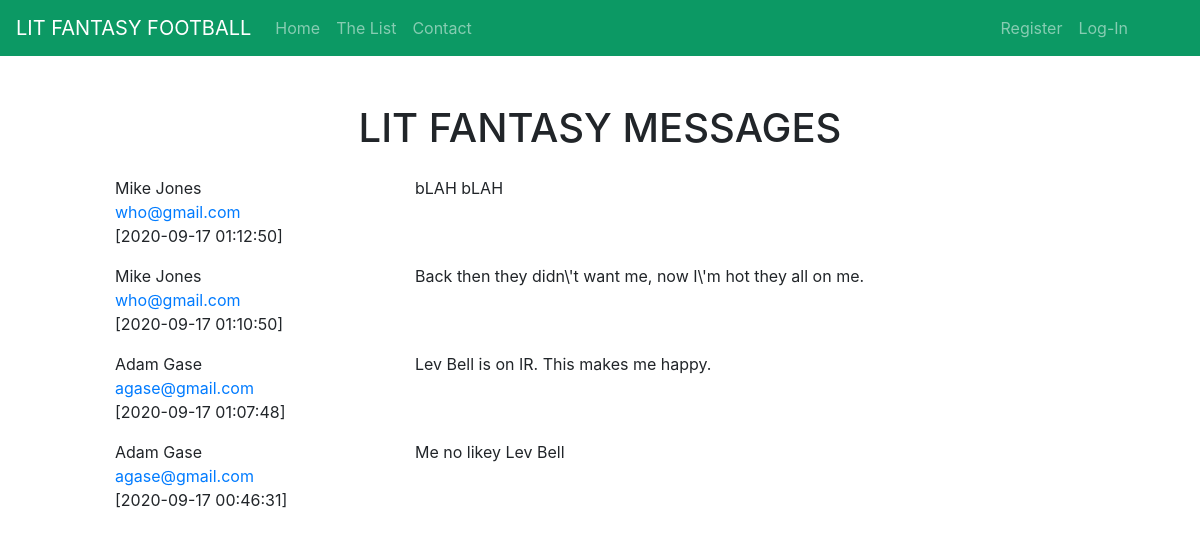
/index.php/litjams/messages, run on the app's committed database.
### tables this page shows
CREATE TABLE IF NOT EXISTS `the_form` (
  `id` int(11) NOT NULL AUTO_INCREMENT,
  `email` varchar(255) NOT NULL,
  `name` varchar(255) NOT NULL,
  `comment` text NOT NULL,
  `timestamp` timestamp NOT NULL DEFAULT current_timestamp() ON UPDATE current_timestamp(),
  PRIMARY KEY (`id`)
);

### application/controllers/Litjams.php (called while the page is built, shortened)
<?php
class Litjams extends CI_Controller {
	public function __construct() {
		$this->load->model('litlist_model');
		$this->load->model('litform_model');
	}
	public function messages(){
		$data["page_title"] = "LIT FANTASY | MESSAGES";
		$data["this_page"] = "messages";
		$data["messages"] = $this->litform_model->get_messages();
		$this->load->view('templates/head', $data);
		$this->load->view('messages', $data);
	}
}

### index.php (called while the page is built, shortened)
<?php
require_once BASEPATH.'core/CodeIgniter.php';

### application/models/Litform_model.php (called while the page is built, shortened)
<?php
class Litform_model extends CI_Model {
	public function get_messages(){
		$sql = "SELECT * FROM `the_form`
                ORDER BY timestamp DESC";
		$query = $this->db->query($sql);
		return $query->result_array();
	}
}

### application/views/messages.php (the view, shortened to what this page needs)
<div class="container-fluid">
	<div id="headline" class="row mt-5">
		<div class="col-12 text-center">
			<?php
			if(count($messages) > 0){
				echo '<h1>LIT FANTASY MESSAGES</h1>';
			}else{
				echo '<h2>There are no messages at this time.</h2>';
			}
			?>
		</div>
	</div>
	<?php
	foreach($messages as $message){
		echo'
            <div class="row mt-3">
                <div class="col-1"></div>
                <div class="col-3">'.$message["name"].'<br/>
                    <a href="mailto:'.$message["email"].'">'.$message["email"].'</a><br/>
                    ['.$message["timestamp"].']
                </div>
                <div class="col-6">'.$message["comment"].'</div>
            </div> ';
	}
	?>
</div>
</body>
</html>

### data on the page
the_form: name "Mike Jones", email "who@gmail.com", timestamp "2020-09-17 01:12:50", comment "bLAH bLAH"
the_form: name "Mike Jones", email "who@gmail.com", timestamp "2020-09-17 01:10:50", comment "Back then they didn\\'t want me, now I\\'m hot they all on me."
the_form: name "Adam Gase", email "agase@gmail.com", timestamp "2020-09-17 01:07:48", comment "Lev Bell is on IR. This makes me happy."
the_form: name "Adam Gase", email "agase@gmail.com", timestamp "2020-09-17 00:46:31", comment "Me no likey Lev Bell"
